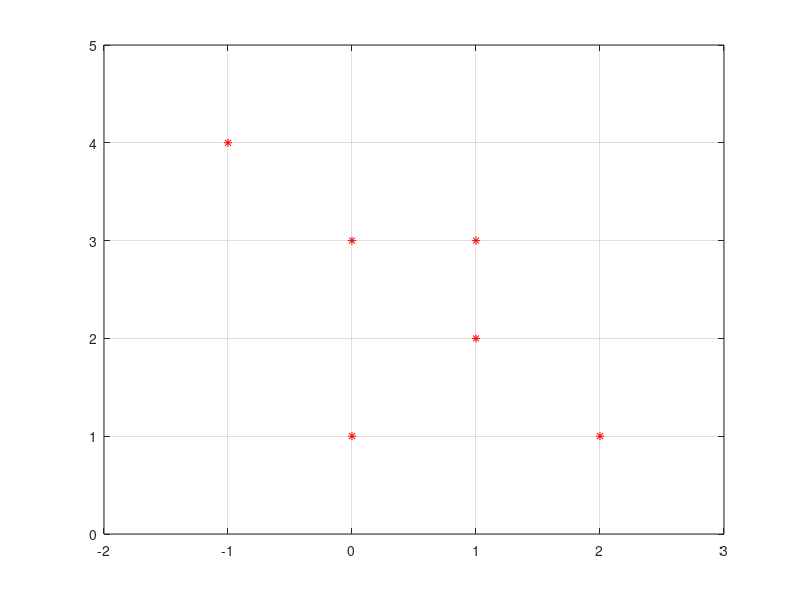
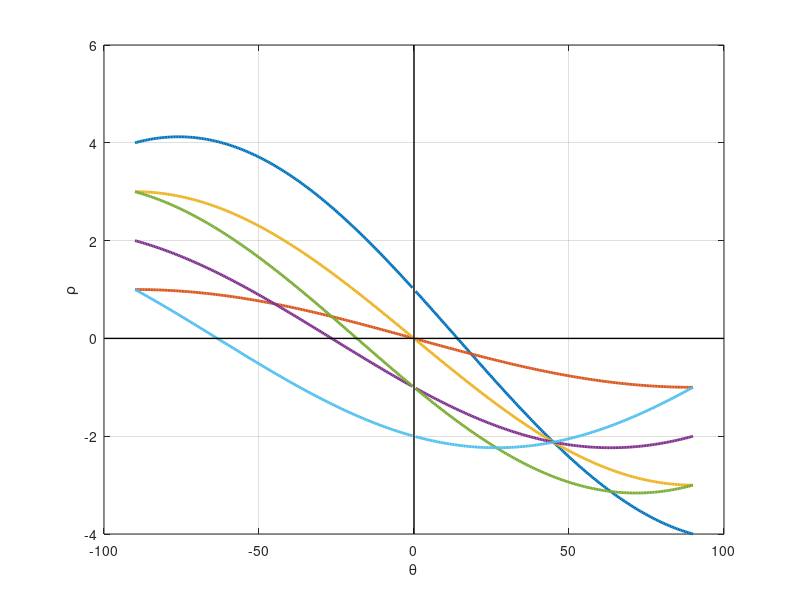

MATLAB code to generate these figures, in order:
%w5j.m (Hough transform: accumulator array)-example from lecture slide
close all, clear all, clc
pxp=[-1 0 0 1 1 2]; pyp=[4 1 3 2 3 1];
figure(1), plot(pxp,pyp, 'r*'), grid on, 
axis([-2, 3, 0, 5]);

[aa,point_num]=size(pxp); 
figure(2),
for k=1:point_num;
    px=pxp(k); py=pyp(k);
    theta_angle=-90:0.5:90;  
    [n1 n2]=size(theta_angle);
    minx=-5;maxx=5; x=minx:maxx; %Give range of x values
    %calculate linear equations
    for i=1:n2;
        m2=tan(theta_angle(i)*pi/180);
        m1=-1/m2; b1=py-m1*px;
        yh=m1*x+b1;%line passing though (px,py)
        yp=m2*x; %line perpendicular to yh with angle theta
        %To calculate 'r'
        cx=(b1)/(m2-m1); cy=m2*cx; r(i)=sqrt(cx^2+cy^2); 
    end
    %To make negative part of r. we need to find the minimum r first
    for i=1:n2; 
        if r(i)==min(r); 
            KL=i; 
        end, 
    end
    % Since all r after the minimum r is negative--> we need to reflect it.  
    for i=KL:n2; 
        r(i)=-r(i); 
    end
    plot(theta_angle, r, 'LineWidth',2), grid on, hold all
end

axis on, axis normal, xlabel('\theta'),ylabel('\rho')
%draw x and y axis lines
v=axis;
line([0 0],[v(3) v(4)],'Color','k','LineWidth',1)%y-axis
line([v(1) v(2)],[0 0],'Color','k','LineWidth',1)%x-axis
